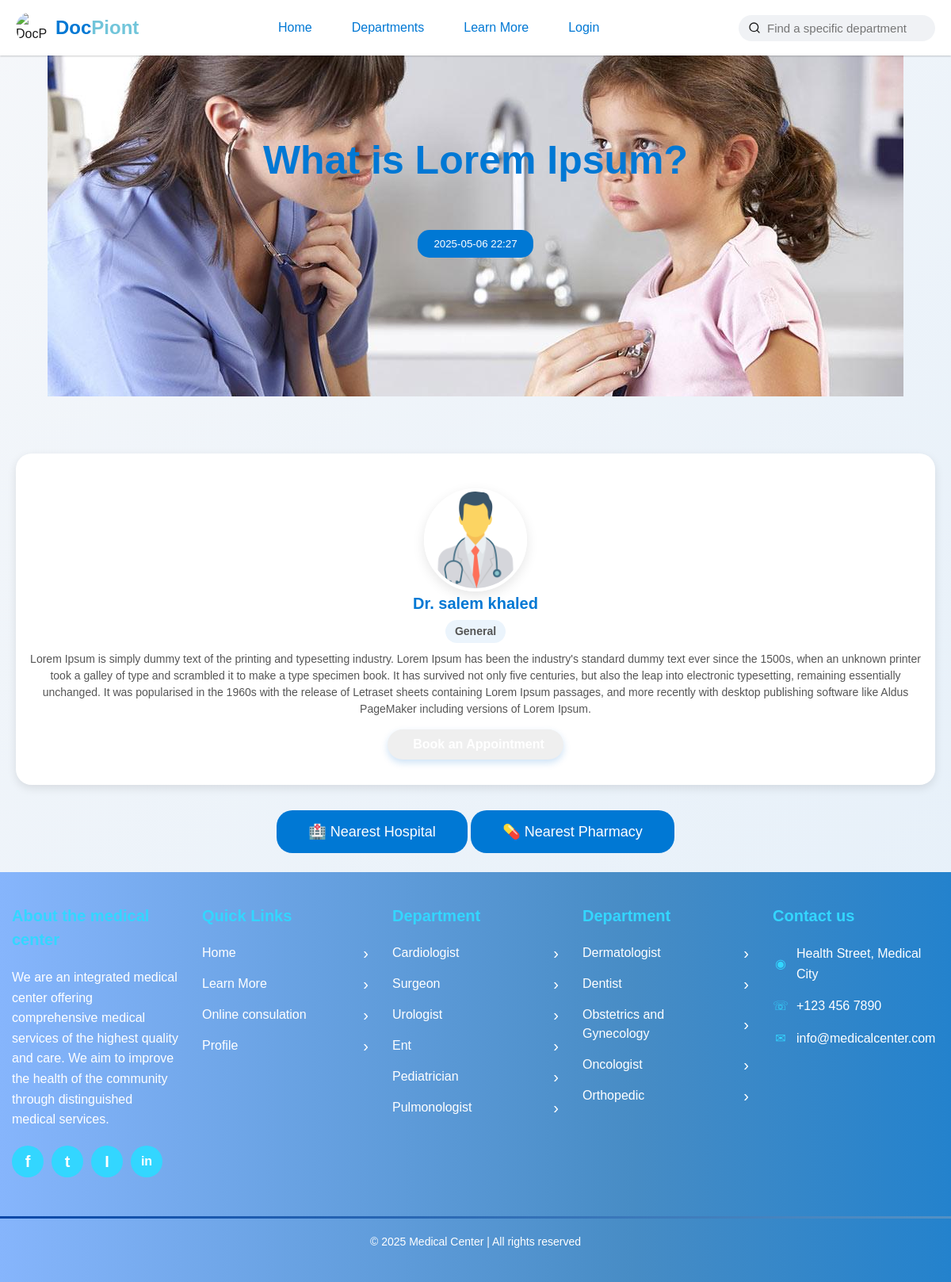
The app's page /post.php?id=9 with its own data.
### tables this page shows
CREATE TABLE `posts` (
  `id` int(11) NOT NULL,
  `title` varchar(255) DEFAULT NULL,
  `content` text DEFAULT NULL,
  `doctor_id` int(11) DEFAULT NULL,
  `image` varchar(225) DEFAULT NULL,
  `updated_at` datetime DEFAULT current_timestamp() ON UPDATE current_timestamp(),
  `created_at` datetime DEFAULT current_timestamp()
);

CREATE TABLE `doctors` (
  `id` int(11) NOT NULL,
  `name` varchar(100) DEFAULT NULL,
  `specialization` varchar(50) DEFAULT 'General',
  `phone` varchar(11) DEFAULT NULL,
  `email` varchar(200) DEFAULT NULL,
  `password` varchar(255) DEFAULT NULL,
  `hospital_id` int(11) DEFAULT NULL,
  `image` varchar(255) DEFAULT 'img/doctor.png',
  `created_at` datetime DEFAULT current_timestamp(),
  `updated_at` datetime DEFAULT current_timestamp() ON UPDATE current_timestamp(),
  `education` text DEFAULT NULL,
  `experience_years` varchar(20) DEFAULT NULL,
  `working_hours` varchar(100) DEFAULT NULL,
  `languages` varchar(255) DEFAULT 'Arabic',
  `birthday` date DEFAULT NULL,
  `department_id` int(11) DEFAULT NULL,
  `clinic_price` int(11) DEFAULT 150,
  `online_price` int(11) DEFAULT 100
);

### post.php (the view, shortened to what this page needs)
<?php session_start();
$post_id = (int)$_GET['id'];
include_once "includes/database.php";
$sql = "SELECT a.title, a.content, a.image post_image, a.created_at,d.id, d.name,d.specialization,d.image
      FROM posts a
      JOIN doctors d ON a.doctor_id = d.id
      WHERE a.id = ?";
$stmt = $conn->prepare($sql);
$stmt->bind_param("i", $post_id);
$stmt->execute();
$result = $stmt->get_result();
$post = $result->fetch_assoc();
?>
<!DOCTYPE html>
<html lang="en" >
<head>
    <link rel="stylesheet" href="css/patient.css">
</head>
<body style="text-align:center; font-family:Arial;  ">
<?php
  include_once "includes/header.php";
?>
  <div class="hero">
    <?php if (!empty($post['post_image']) && file_exists($post['post_image'])){ ?>
      <img src="<?= htmlspecialchars($post['post_image']) ?>" alt="Article Image"  class="background" />
    <?php } else { ?>
      <img src="img/background.jpeg" alt="Background" />
      <?php }?>
    <div class="overly">
      <h1><?= htmlspecialchars($post['title']) ?></h1>
      <div class="buttons">
      <button><?= date("Y-m-d H:i", strtotime(htmlspecialchars($post['created_at']))) ?></button>
      </div>
    </div>
  </div>
  <div class="contaier">
</div>
<div class="container-w">
      <div class="article-card">
      <?php if (!empty($post['image']) && file_exists($post['image'])){ ?>
      <div class="doctor-image">
        <img src="<?= htmlspecialchars($post['image']) ?>" alt="Dr. <?= htmlspecialchars($post['name']) ?>" title="Dr. <?= htmlspecialchars($post['name']) ?>">
      </div>
      <?php } ?>
      <div class="content">
        <h2 class="doctor-name">Dr. <?= htmlspecialchars($post['name']) ?></h2>
          <?php if (!empty($post['specialization'])){ ?>
          <p class="doctor-specialty"><?= htmlspecialchars($post['specialization']) ?></p>
          <?php }?>
          <div class="doctor-info">
              <div class="info-item">
                <p><?= nl2br(htmlspecialchars($post['content'])) ?></p>
              </div>
          </div>
          <button class="book-button">
            <a href="<?= BASE_URL ?>departments/book.php?id=<?= htmlspecialchars($post['id']) ?>">Book an Appointment</a>
          </button>
      </div>
    </div>
</div>
<div class="u">
  <button class="neu-button" onclick="findNearby('hospital')" >🏥 Nearest Hospital</button>
  <button class="neu-button" onclick="findNearby('pharmacy')">💊 Nearest Pharmacy</button>
</div>
<br>
<?php
    include_once "includes/footer.php";
?>
</body>
</html>

### css/patient.css (style rules this page uses)
* { margin: 0; padding: 0; box-sizing: border-box; }
body { min-height: 100vh; overflow-x: hidden; overflow-y: auto; background: linear-gradient(135deg, #f5f7fa 0%, #e4eff9 100%); }
:root { --primary-color: #1877f2; --secondary-color: #42b72a; --bg-color: #f0f2f5; --text-color: #050505; --text-secondary: #65676b; --divider-color: #ced0d4; --card-bg: #ffffff; --hover-bg: #f2f2f2; --shadow-1: 0 1px 2px rgba(0, 0, 0, 0.2); --shadow-2: 0 2px 4px rgba(0, 0, 0, 0.1); --radius: 8px; --nav-height: 56px; }
body { font-family: "Lato", sans-serif; line-height: 1.5; color: #1a1a1a; background-color: #f3f4f6; overflow-x: hidden; direction: ltr; }
a { text-decoration: none; color: inherit; }
.hero { position: relative; width: 100%; height: 500px; overflow: hidden; }
.overly { position: absolute; top: 50%; left: 50%; transform: translate(-50%, -50%); color: rgb(255, 255, 255); text-align: center; animation: fadeIn 2s ease-in-out; }
.buttons button { margin: 10px; padding: 10px 20px; background:#0078d4; border: none; cursor: pointer; transition: all 0.3s; color: white; border-radius: 15px; }
.hero h1 { font-size: 50px; color: #0078d4; }
h2 { text-align: center; color: #0078d4; }
.article-card { background: white; border-radius: 20px; box-shadow: 0 4px 12px rgba(0, 0, 0, 0.1); margin: 10px; min-width: 300px; max-width: 300px; flex-shrink: 0; transition: transform 0.3s; }
.article-card img { border-top-left-radius: 20px; border-top-right-radius: 20px; width: 100%; height: 200px; object-fit: cover; }
.article-card .content { padding: 15px; }
.article-card p { font-size: 14px; color: #555; line-height: 1.5; }
.container-w { position: relative; max-width: 1200px; margin: 0 auto; }
.doctor-image { width: 130px; height: 130px; border-radius: 50%; margin: 12px auto 0; overflow: hidden; border: 4px solid white; box-shadow: 0 5px 15px rgba(0, 0, 0, 0.1); position: relative; }
.doctor-image img { width: 100%; height: 100%; object-fit: cover; transition: var(--transition); }
.doctor-name { font-size: 20px; font-weight: bold; margin-bottom: 6px; color: #0078d4 ; }
.doctor-specialty { color: #0078d4; margin-bottom: 10px; font-weight: 600; font-size: 16px; display: inline-block; padding: 4px 12px; background-color: rgba(0, 112, 210, 0.08); border-radius: 20px; }
.doctor-info { margin-bottom: 15px; }
.info-item { display: flex; align-items: center; margin-bottom: 6px; font-size: 14px; color: #6c757d; }
.book-button { background: linear-gradient(90deg, #0078d4); color:white; border: none; border-radius: 30px; padding: 10px 24px; font-size: 16px; font-weight: 600; cursor: pointer; transition: var(--transition); display: inline-flex; align-items: center; justify-content: center; gap: 8px; box-shadow: 0 4px 10px rgba(0, 112, 210, 0.2); }
.book-button a { color: white; }
.neu-button { padding: 16px 40px; font-size: 18px; border: none; border-radius: 20px; cursor: pointer; transition: 0.3s ease; color: white; background-color:#0078d4; }
.contaier { text-align: center; max-width: 1200px; margin: 0 auto; padding: 20px; }
h1 { color: #0078d4; margin-bottom: 40px; }

### post.php (style rules this page uses)
.article-card { margin: 32px 20px; padding: 32px 0; max-width: 100%; }
.article-card .content { padding: 0 15px; }

### records on screen
posts: title "What is Lorem Ipsum?", created_at "2025-05-06 22:27", doctor.image (picture), doctor.name "salem khaled", doctor.specialization "General", content "Lorem Ipsum is simply dummy text of the printing and typesetting industry. Lorem Ipsum has been the industry's standard dummy text ever since the 1500s, when an unknown printer took a galley of type and scrambled it to make a type specimen book. It has survived not only five centuries, but also the leap into electronic typesetting, remaining essentially unchanged. It was popularised in the 1960s with the release of Letraset sheets containing Lorem Ipsum passages, and more recently with desktop publishing software like Aldus PageMaker including versions of Lorem Ipsum."
